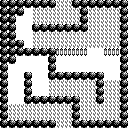

This game map was drawn from its Tiled (.tmx) file and the tilesets committed beside it. A one-line description and the full map source follow:
An orthogonal 16x16 tile map with 8x8 px tiles, 1 tile layer (Tile Layer 1).

<map version="1.0" orientation="orthogonal" width="16" height="16" tilewidth="8" tileheight="8">
 <tileset firstgid="1" source="pikeman.tsx" />
 <layer name="Tile Layer 1" width="16" height="16">
  <data encoding="csv">
45,45,45,45,45,45,45,2,2,45,45,45,45,45,45,45,
45,45,45,1,2,2,2,2,2,2,45,2,2,2,2,45,
45,45,1,1,2,2,2,2,2,2,45,2,2,2,2,45,
45,45,1,1,45,45,45,45,45,45,45,2,2,2,2,45,
45,45,1,1,2,2,2,2,2,2,2,2,2,2,2,45,
45,45,45,1,2,2,2,2,2,2,2,2,2,2,2,45,
45,45,45,45,45,45,45,43,43,43,43,1,1,43,43,45,
45,45,1,1,1,1,45,1,1,1,1,1,1,1,1,45,
45,1,1,1,1,1,45,1,1,1,1,1,1,1,1,45,
45,1,1,45,1,1,45,45,45,45,45,45,45,1,1,45,
45,1,1,45,1,1,2,2,2,2,2,2,45,2,2,45,
45,1,1,45,1,1,2,2,2,2,2,2,45,2,2,45,
45,1,1,45,45,45,45,45,45,45,2,2,45,2,2,45,
45,2,2,2,2,2,2,2,2,45,2,2,2,2,2,45,
45,2,2,2,2,2,2,2,2,45,2,2,2,2,2,45,
45,45,45,45,45,45,45,2,2,45,45,45,45,45,45,45
</data>
 </layer>
</map>
